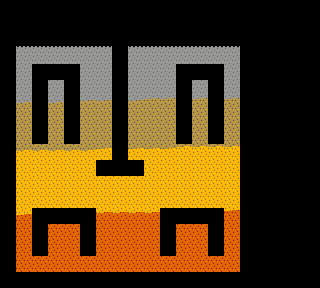

A level layout from a 2D game, rendered from its tile map. Below: a short description, then the map file with its tile-grid data intact:
An orthogonal 20x18 tile map with 16x16 px tiles, 3 tile layers (layer_borders, layer_surface, layer_ground) and 12 objects (4x rock, 4x pooka, 2x fygar, playerRespawn, fruitRespawn).

<map version="1.9" tiledversion="1.9.2" orientation="orthogonal" renderorder="left-up" width="20" height="18" tilewidth="16" tileheight="16" infinite="0" nextlayerid="5" nextobjectid="14">
 <tileset firstgid="1" source="digDugTileset.tsx" />
 <layer id="1" name="layer_borders" width="20" height="18">
  <data encoding="csv">
49,49,49,49,49,49,49,49,49,49,49,49,49,49,49,49,49,49,49,49,
49,3,3,3,3,3,3,3,3,3,3,3,3,3,3,49,49,49,49,49,
49,0,0,0,0,0,0,0,0,0,0,0,0,0,0,49,49,49,49,49,
49,0,0,0,0,0,0,0,0,0,0,0,0,0,0,49,49,49,49,49,
49,0,0,0,0,0,0,0,0,0,0,0,0,0,0,49,49,49,49,49,
49,0,0,0,0,0,0,0,0,0,0,0,0,0,0,49,49,49,49,49,
49,0,0,0,0,0,0,0,0,0,0,0,0,0,0,49,49,49,49,49,
49,0,0,0,0,0,0,0,0,0,0,0,0,0,0,49,49,49,49,49,
49,0,0,0,0,0,0,0,0,0,0,0,0,0,0,49,49,49,49,49,
49,0,0,0,0,0,0,0,0,0,0,0,0,0,0,49,49,49,49,49,
49,0,0,0,0,0,0,0,0,0,0,0,0,0,0,49,49,49,49,49,
49,0,0,0,0,0,0,0,0,0,0,0,0,0,0,49,49,49,49,49,
49,0,0,0,0,0,0,0,0,0,0,0,0,0,0,49,49,49,49,49,
49,0,0,0,0,0,0,0,0,0,0,0,0,0,0,49,49,49,49,49,
49,0,0,0,0,0,0,0,0,0,0,0,0,0,0,49,49,49,49,49,
49,0,0,0,0,0,0,0,0,0,0,0,0,0,0,49,49,49,49,49,
49,0,0,0,0,0,0,0,0,0,0,0,0,0,0,49,49,49,49,49,
49,49,49,49,49,49,49,49,49,49,49,49,49,49,49,49,49,49,49,49
</data>
 </layer>
 <layer id="2" name="layer_surface" width="20" height="18">
  <data encoding="csv">
0,0,0,0,0,0,0,0,0,0,0,0,0,0,0,0,0,0,0,0,
0,0,0,0,0,0,0,0,0,0,0,0,0,0,0,0,0,0,0,0,
0,5,5,5,5,5,5,0,5,5,5,5,5,5,5,0,0,0,0,0,
0,0,0,0,0,0,0,0,0,0,0,0,0,0,0,0,0,0,0,0,
0,0,0,0,0,0,0,0,0,0,0,0,0,0,0,0,0,0,0,0,
0,0,0,0,0,0,0,0,0,0,0,0,0,0,0,0,0,0,0,0,
0,0,0,0,0,0,0,0,0,0,0,0,0,0,0,0,0,0,0,0,
0,0,0,0,0,0,0,0,0,0,0,0,0,0,0,0,0,0,0,0,
0,0,0,0,0,0,0,0,0,0,0,0,0,0,0,0,0,0,0,0,
0,0,0,0,0,0,0,0,0,0,0,0,0,0,0,0,0,0,0,0,
0,0,0,0,0,0,0,0,0,0,0,0,0,0,0,0,0,0,0,0,
0,0,0,0,0,0,0,0,0,0,0,0,0,0,0,0,0,0,0,0,
0,0,0,0,0,0,0,0,0,0,0,0,0,0,0,0,0,0,0,0,
0,0,0,0,0,0,0,0,0,0,0,0,0,0,0,0,0,0,0,0,
0,0,0,0,0,0,0,0,0,0,0,0,0,0,0,0,0,0,0,0,
0,0,0,0,0,0,0,0,0,0,0,0,0,0,0,0,0,0,0,0,
0,0,0,0,0,0,0,0,0,0,0,0,0,0,0,0,0,0,0,0,
0,0,0,0,0,0,0,0,0,0,0,0,0,0,0,0,0,0,0,0
</data>
 </layer>
 <layer id="3" name="layer_ground" width="20" height="18">
  <data encoding="csv">
0,0,0,0,0,0,0,0,0,0,0,0,0,0,0,0,0,0,0,0,
0,0,0,0,0,0,0,0,0,0,0,0,0,0,0,0,0,0,0,0,
0,0,0,0,0,0,0,0,0,0,0,0,0,0,0,0,0,0,0,0,
0,6,6,6,6,6,6,0,6,6,6,6,6,6,6,0,0,0,0,0,
0,6,0,0,0,6,6,0,6,6,6,0,0,0,6,0,0,0,0,0,
0,6,0,6,0,6,6,0,6,6,6,0,6,0,6,0,0,0,0,0,
0,17,0,17,0,18,18,0,18,19,19,0,19,0,19,0,0,0,0,0,
0,20,0,20,0,20,20,0,20,20,20,0,20,0,20,0,0,0,0,0,
0,20,0,20,0,20,20,0,20,20,20,0,20,0,20,0,0,0,0,0,
0,29,29,29,29,29,30,0,30,30,30,31,31,31,31,0,0,0,0,0,
0,32,32,32,32,32,0,0,0,32,32,32,32,32,32,0,0,0,0,0,
0,32,32,32,32,32,32,32,32,32,32,32,32,32,32,0,0,0,0,0,
0,32,32,32,32,32,32,32,32,32,32,32,32,32,32,0,0,0,0,0,
0,41,0,0,0,0,42,42,42,42,0,0,0,0,43,0,0,0,0,0,
0,44,0,44,44,0,44,44,44,44,0,44,44,0,44,0,0,0,0,0,
0,44,0,44,44,0,44,44,44,44,0,44,44,0,44,0,0,0,0,0,
0,44,44,44,44,44,44,44,44,44,44,44,44,44,44,0,0,0,0,0,
0,0,0,0,0,0,0,0,0,0,0,0,0,0,0,0,0,0,0,0
</data>
 </layer>
 <objectgroup id="4" name="layer_objects">
  <object id="1" name="rock1" class="rock" x="54.9977" y="90.8803">
   <point />
  </object>
  <object id="2" name="rock2" class="rock" x="54.9977" y="123.409">
   <point />
  </object>
  <object id="3" name="rock3" class="rock" x="198.864" y="90.5449">
   <point />
  </object>
  <object id="4" name="rock4" class="rock" x="199.199" y="125.086">
   <point />
  </object>
  <object id="5" name="playerRespawn1" class="playerRespawn" x="121.397" y="171.029">
   <point />
  </object>
  <object id="6" name="fruitRespawn1" class="fruitRespawn" x="118.379" y="172.706">
   <point />
  </object>
  <object id="7" name="pooka1" class="pooka" x="39.2361" y="140.177">
   <point />
  </object>
  <object id="8" name="pooka2" class="pooka" x="72.1006" y="139.842">
   <point />
  </object>
  <object id="10" name="fygar1" class="fygar" x="199.199" y="75.1188">
   <point />
  </object>
  <object id="11" name="fygar2" class="fygar" x="56.6744" y="221.667">
   <point />
  </object>
  <object id="12" name="pooka3" class="pooka" x="168.682" y="251.514">
   <point />
  </object>
  <object id="13" name="pooka4" class="pooka" x="216.302" y="250.843">
   <point />
  </object>
 </objectgroup>
</map>